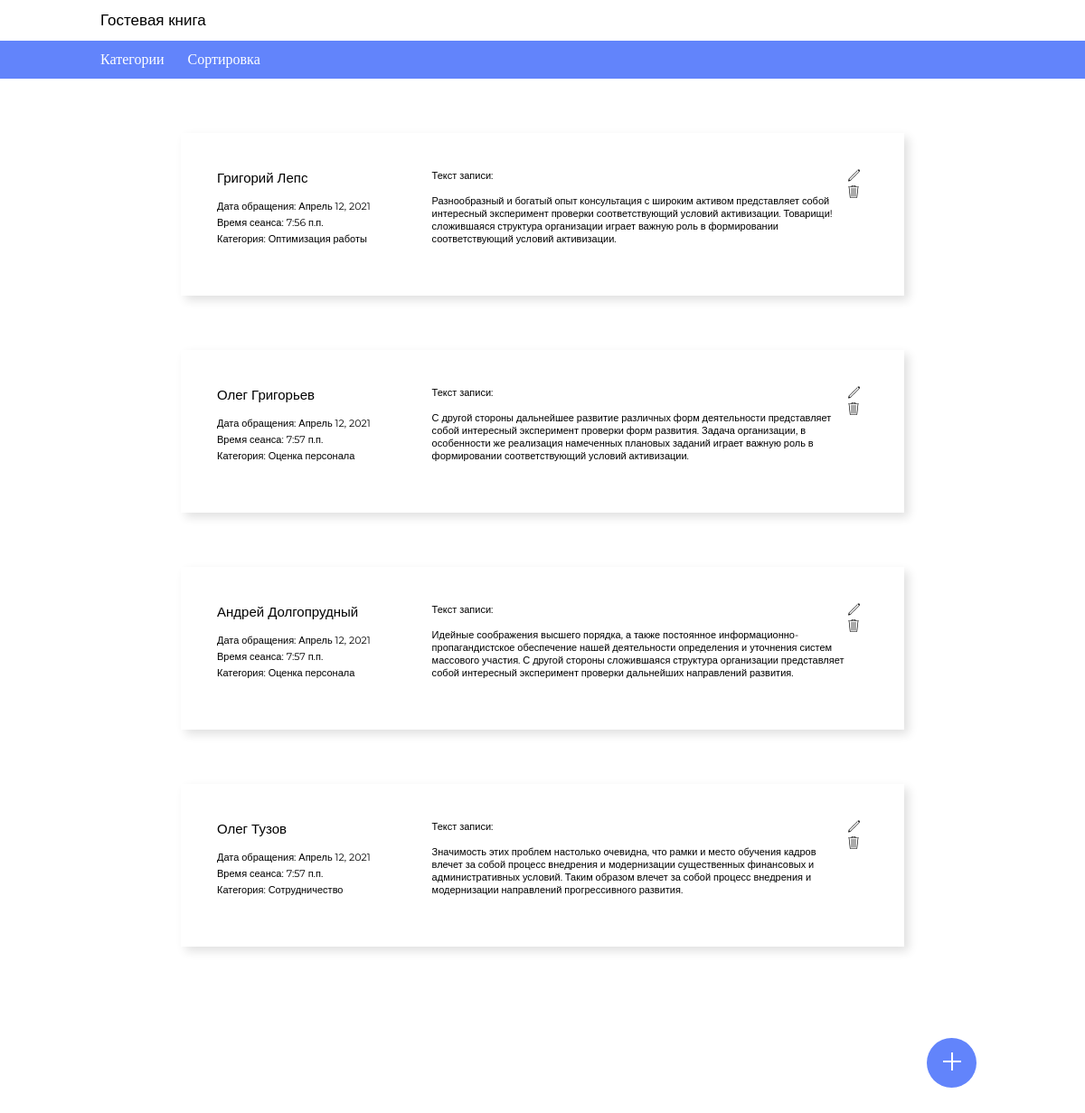
The app's page /, older data.
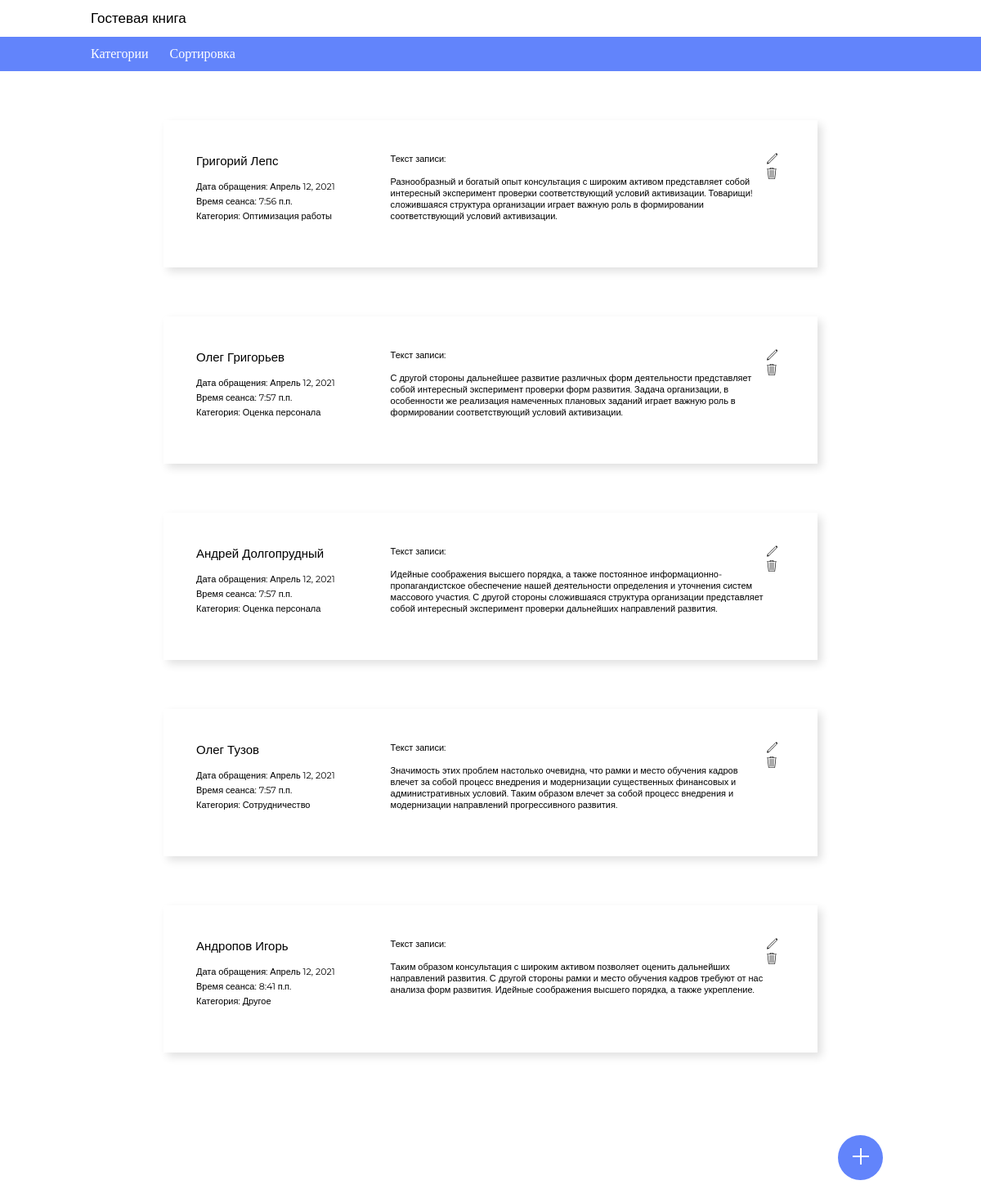
The same page, newer data.
### main/models.py (models this page shows, shortened)
class Review(models.Model):
    author = models.CharField('Автор', max_length=50)
    category = models.ForeignKey(Category, on_delete=models.CASCADE)
    date = models.DateField('Дата добавления', auto_now_add=True)
    time = models.TimeField('Время обращения', auto_now_add=True)
    text = models.TextField('Текст отзыва')
    class Meta:
        verbose_name = 'Отзыв'
        verbose_name_plural = 'Отзывы'

class Category(models.Model):
    name = models.CharField('Категория', max_length=50)
    link = models.CharField('Ссылка', max_length=50)
    def __str__(self):
        return self.name
    class Meta:
        verbose_name = 'Категория'
        verbose_name_plural = 'Категории'

### main/views.py (the view)
# urls.py: path('', views.index),
def index(request):
    reviews = Review.objects.all()
    category = Category.objects.all()
    return render(request, 'main/index.html', {'reviews': reviews,
                                               'categories': category,
                                               'title': "Гостевая книга"})

### main/templates/main/index.html (shortened to what this page needs)
{% load static %}
<!DOCTYPE html>
<html lang="en">
<head>
    <link rel="stylesheet" href="{% static "css/styles.css" %}">
</head>
<body>
    <header>
        {{ title }}
    </header>
    <div class="menu">
        <ul>
            <li class="dropdown">
            	<a class="dropbtn">Категории</a>
            </li>
            <li class="dropdown">
            	<a class="dropbtn">Сортировка</a>
            </li>
        </ul>
    </div>
    <div class="wrap">
        <div id="review" class="review-list">
            {% for el in reviews %}
                <div class="review-list__item">
                    <div class="review__contain">
                        <div class="review__1">
                            <ul>
                                <li class="review__name">{{ el.author }}</li>
                                <li class="review__name-info">Дата обращения:  {{ el.date }}</li>
                                <li class="review__name-info">Время сеанса:   {{ el.time }}</li>
                                <li class="review__name-info">Категория: {{ el.category }}</li>
                            </ul>
                        </div>
                        <div class="review__2">
                            <p>Текст записи:<br><br>
                                {{ el.text }} </p>
                        </div>
                        <div class="review__3">
                            <img src="{% static "images/edit.svg" %}" alt="edit">
                            <img src="{% static "images/delete.svg" %}" alt="delete">
                        </div>
                    </div>
                </div>
            {% endfor %}
    </div>
    <a href="#window__add" title="Добавить" class="topbutton">
        <img class="button__add" src="{% static "images/add.svg" %}" alt="edit">
    </a>
</body>
</html>

Row changes from the older to the newer data that the page shows:
added Review: author "Андропов Игорь", date "Апрель 12, 2021", time "8:41 п.п.", category "Другое", text "Таким образом консультация с широким активом позволяет оценить дальнейших направлений развития. С другой стороны рамки и место обучения кадров требуют от нас анализа форм развития. Идейные соображения высшего порядка, а также укрепление."
